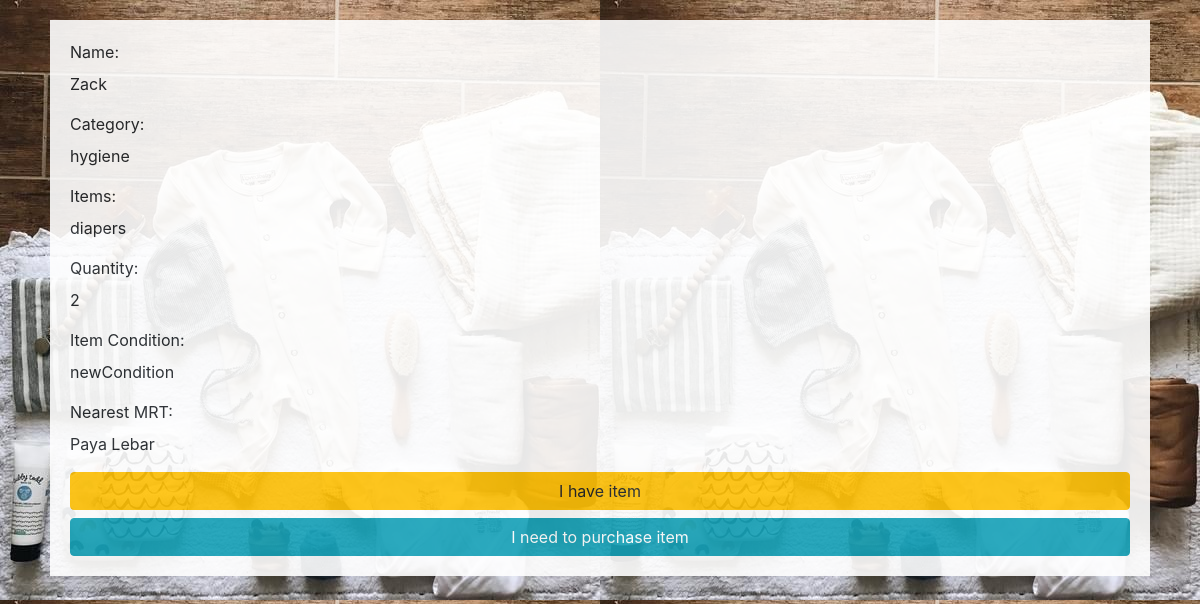
Screenshot of /misc/display_popup.php?u_name=Zack with the database file from the repository.
### tables this page shows
CREATE TABLE if not exists beneficiarylisting (
  username varchar(20) NOT NULL,
  mrt varchar(256) NOT NULL,
  category varchar(256) NOT NULL,
  item varchar(256) NOT NULL,
  quantity varchar(256) NOT NULL,
  itemcondition varchar(500)
);

### database/ExpandedListingDAO.php (called while the page is built, shortened)
<?php
  class ExpandedListingDAO {
    public function getExpandedListing($name) {
          $connMgr = new ConnectionManager();
          $pdo = $connMgr->connect();
          $sql = 'SELECT username, mrt, category, item, quantity, itemcondition FROM beneficiarylisting where username = :name';
          $stmt = $pdo->prepare($sql);
          $stmt->bindParam(':name', $name, PDO::PARAM_STR);
          $stmt->execute();
          $result = null;
          $stmt->setFetchMode(PDO::FETCH_ASSOC);
          if($row = $stmt->fetch()) {
            $result = new ExpandedListing($row['username'],  $row['mrt'], $row['category'], $row['item'], $row['quantity'], $row['itemcondition']);
          }
          return $result;
    }
  }
?>

### database/ExpandedListing.php (called while the page is built)
<?php
    class ExpandedListing{
        private $username;
        private $category;
        private $item;
        private $quantity;
        private $mrt;
        private $itemcondition;
        public function __construct($username, $mrt, $category, $item, $quantity, $itemcondition){
            $this->username = $username;
            $this->mrt = $mrt;
            $this->category = $category;
            $this->item = $item;
            $this->quantity = $quantity;
            $this->itemcondition = $itemcondition;
        }
        public function getName(){
            return $this->username;
        }
        public function getCategory(){
            return $this->category;
        }
        public function getItem() {
            return $this->item;
        }
        public function getQuantity(){
            return $this->quantity;
        }
        public function getMrt(){
            return $this->mrt;
        }
        public function getItemCondition(){
            return $this->itemcondition;
        }
    }
?>

### misc/display_popup.php (the view, shortened to what this page needs)
<!DOCTYPE html>
<html lang="en">
<head>
    <link rel="stylesheet" href="https://stackpath.bootstrapcdn.com/bootstrap/4.5.2/css/bootstrap.min.css">
</head>
<body>
    <div class="container" style="padding: 20px;">
        <?php
            $uname = $_GET["u_name"];
            $expandedlistingDAO = new ExpandedListingDAO;
            $expandedlisting = $expandedlistingDAO->getExpandedListing($uname);
            echo "<div class='listing'>
                <label for='name'>Name:</label>
                <p>{$expandedlisting->getName()}</p>
                <label for='category'>Category:</label>
                <p>{$expandedlisting->getCategory()}</p>
                <label for='items'>Items:</label>
                <p>{$expandedlisting->getItem()}</p>
                <label for='quantity'>Quantity:</label>
                <p>{$expandedlisting->getQuantity()}</p>
                <label for='condition'>Item Condition:</label>
                <p>{$expandedlisting->getItemCondition()}</p>
                <label for='mrt'>Nearest MRT:</label>
                <p>{$expandedlisting->getMrt()}</p>
                <button class='btn btn-warning btn-block' onclick='location.href=`../donorPages/get_directions.php?mrt={$expandedlisting->getMRT()}&u_name={$expandedlisting->getName()}`'>I have item</button>
                <button class='btn btn-info btn-block' onclick='location.href=`../donorPages/productlinkpage.php?item={$expandedlisting->getItem()}&u_name={$expandedlisting->getName()}`'>I need to purchase item</button>
                </div>";
        ?>
    </div>
</body>
</html>

### misc/display_popup.php (style rules this page uses)
body { background-image: url("../images/popup.jpg"); }
.listing { background-color: white; opacity: 0.9; padding: 20px; }

### rows the page displays
beneficiarylisting: username "Zack", category "hygiene", item "diapers", quantity "2", itemcondition "newCondition", mrt "Paya Lebar"
